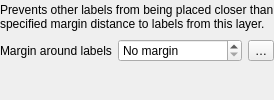
                           <widget class="QWidget" name="page_2">
                            <layout class="QGridLayout" name="gridLayout_11">
                             <property name="leftMargin">
                              <number>0</number>
                             </property>
                             <property name="topMargin">
                              <number>0</number>
                             </property>
                             <property name="rightMargin">
                              <number>0</number>
                             </property>
                             <property name="bottomMargin">
                              <number>0</number>
                             </property>
                             <item row="1" column="1">
                              <widget class="QgsDoubleSpinBox" name="mLabelMarginSpinBox">
                               <property name="sizePolicy">
                                <sizepolicy hsizetype="MinimumExpanding" vsizetype="Fixed">
                                 <horstretch>0</horstretch>
                                 <verstretch>0</verstretch>
                                </sizepolicy>
                               </property>
                               <property name="specialValueText">
                                <string>No margin</string>
                               </property>
                               <property name="decimals">
                                <number>4</number>
                               </property>
                               <property name="maximum">
                                <double>999999999.000000000000000</double>
                               </property>
                              </widget>
                             </item>
                             <item row="1" column="2">
                              <widget class="QgsPropertyOverrideButton" name="mLabelMarginDDBtn">
                               <property name="text">
                                <string>…</string>
                               </property>
                              </widget>
                             </item>
                             <item row="1" column="0">
                              <widget class="QLabel" name="label_54">
                               <property name="text">
                                <string>Margin around labels</string>
                               </property>
                              </widget>
                             </item>
                             <item row="0" column="0" colspan="3">
                              <widget class="QLabel" name="label_55">
                               <property name="text">
                                <string>Prevents other labels from being placed closer than specified margin distance to labels from this layer.</string>
                               </property>
                               <property name="wordWrap">
                                <bool>true</bool>
                               </property>
                              </widget>
                             </item>
                             <item row="2" column="1">
                              <widget class="QgsUnitSelectionWidget" name="mLabelMarginUnitWidget" native="true">
                               <property name="focusPolicy">
                                <enum>Qt::FocusPolicy::StrongFocus</enum>
                               </property>
                              </widget>
                             </item>
                            </layout>
                           </widget>
